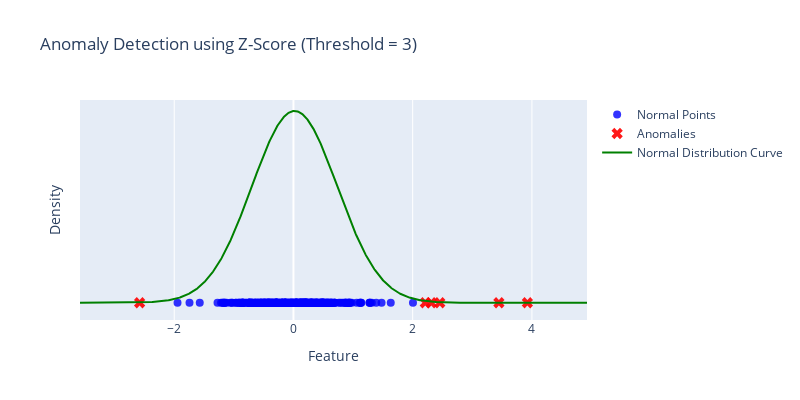

Notebook source saved alongside this figure:
### Code cell
import numpy as np
import plotly.graph_objects as go
from scipy.stats import zscore, norm
import matplotlib.pyplot as plt

def generate_1d_data(n_samples=300, n_anomalies=10, cluster_std=0.60, random_state=42):
    """Generate synthetic 1D data with some anomalies."""
    # Create clustered data in 1D
    np.random.seed(random_state)
    X = np.random.normal(loc=0, scale=cluster_std, size=n_samples)
    # Add random anomalies
    anomalies = np.random.uniform(low=-4, high=4, size=n_anomalies)
    # Combine normal data and anomalies
    return np.concatenate([X, anomalies])

def detect_anomalies_zscore(X, threshold=3):
    """Detect anomalies using Z-score method."""
    # Compute the Z-scores for the data
    z_scores = np.abs(zscore(X))  # No need to reshape here
    # Identify points where Z-score exceeds the threshold
    anomalies = X[z_scores > threshold]
    return anomalies, z_scores

def plot_1d_anomalies_with_distribution(X, anomalies, title="Anomaly Detection using Z-Score"):
    """Plot the 1D dataset with anomalies highlighted and Normal Distribution curve."""
    # Plot normal points
    normal_points = X[~np.isin(X, anomalies)]
    
    # Plot Normal Distribution curve
    mean = np.mean(X)
    std = np.std(X)
    
    # Generate x values for the Normal distribution curve
    x_vals = np.linspace(min(X)-1, max(X)+1, 1000)
    pdf_vals = norm.pdf(x_vals, mean, std)
    
    # Plot using Plotly
    fig = go.Figure()

    # Add normal points
    fig.add_trace(go.Scatter(
        x=normal_points, y=np.zeros_like(normal_points),
        mode='markers',
        marker=dict(size=8, color='blue', opacity=0.8),
        name='Normal Points'
    ))
    
    # Add anomalies
    fig.add_trace(go.Scatter(
        x=anomalies, y=np.zeros_like(anomalies),
        mode='markers',
        marker=dict(size=10, color='red', symbol='x', opacity=0.9),
        name='Anomalies'
    ))

    # Add the Normal Distribution curve
    fig.add_trace(go.Scatter(
        x=x_vals, y=pdf_vals,
        mode='lines',
        line=dict(color='green', width=2),
        name='Normal Distribution Curve'
    ))
    
    fig.update_layout(
        title=title,
        width=800,
        height=400,
        xaxis_title='Feature',
        yaxis=dict(
            title='Density',
            tickvals=[],
            showgrid=False,
            zeroline=False
        ),
        showlegend=True
    )
    fig.show()

def main():
    # Parameters
    n_samples = 300
    n_anomalies = 10
    cluster_std = 0.60
    z_threshold = 3  # Z-score threshold for anomaly detection
    
    # Generate and plot data
    X = generate_1d_data(n_samples=n_samples, n_anomalies=n_anomalies, cluster_std=cluster_std)
    
    # Detect anomalies using Z-score
    anomalies, z_scores = detect_anomalies_zscore(X, threshold=z_threshold)
    print(f"Number of detected anomalies: {len(anomalies)}")
    
    # Plot anomalies with Normal Distribution curve
    plot_1d_anomalies_with_distribution(X, anomalies, title=f"Anomaly Detection using Z-Score (Threshold = {z_threshold})")

if __name__ == "__main__":
    main()

### Figure 1 — Plotly figure (JSON) as saved in the notebook; plotly's stock layout.template omitted (floating-point values rounded to 4 significant figures; data arrays with more than 128 entries replaced by an {"elided": "..."} marker saying what was removed)
{"data": [{"marker": {"color": "blue", "opacity": 0.8, "size": 8}, "mode": "markers", "name": "Normal Points", "type": "scatter", "x": {"elided": "304 float values"}, "y": {"elided": "304 int values"}}, {"marker": {"color": "red", "opacity": 0.9, "size": 10, "symbol": "x"}, "mode": "markers", "name": "Anomalies", "type": "scatter", "x": [2.312, -2.58, 2.455, 3.924, 2.211, 3.446], "y": [0, 0, 0, 0, 0, 0]}, {"line": {"color": "green", "width": 2}, "mode": "lines", "name": "Normal Distribution Curve", "type": "scatter", "x": {"elided": "1000 float values"}, "y": {"elided": "1000 float values"}}], "layout": {"height": 400, "showlegend": true, "title": {"text": "Anomaly Detection using Z-Score (Threshold = 3)"}, "width": 800, "xaxis": {"title": {"text": "Feature"}}, "yaxis": {"showgrid": false, "tickvals": [], "title": {"text": "Density"}, "zeroline": false}}}
